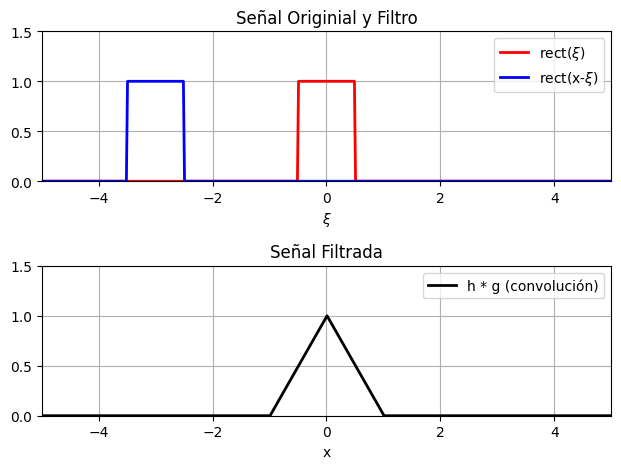

The Python source for this figure:
import numpy as np
from scipy import signal
import matplotlib.pyplot as plt

def rect(x, width = 0.5):
    return  np.where(np.abs(x) <= width, 1, 0)

x = np.linspace(-10, 10, 1000)
# Las dos funciones a convolucionar
h_vals = rect(x)
g_vals = rect(x)
a = -3
g_vals_tras = rect(a-x)

#resultado de la convolución
conv_result = signal.convolve(h_vals, g_vals, mode='same') /sum(g_vals)

# Inicializamos la figura
fig, axs = plt.subplots(2)
axs[0].plot(x, h_vals, 'r', lw=2, label=r'rect($\xi$)')
axs[0].plot(x, g_vals_tras, 'b', lw=2, label=r'rect(x-$\xi$)')

axs[1].plot(x, conv_result, 'k', lw=2, label='h * g (convolución)')
 
axs[0].set_title("Señal Originial y Filtro")
axs[0].legend()
axs[0].set_ylim([0, 1.5])
axs[0].set_xlim([-5, 5])
axs[0].set_xlabel(r'$\xi$')
axs[0].grid()

axs[1].set_title("Señal Filtrada")
axs[1].set_ylim([0, 1.5])
axs[1].set_xlim([-5, 5])
axs[1].set_xlabel('x')
axs[1].legend()
axs[1].grid()

fig.tight_layout()
plt.show()
